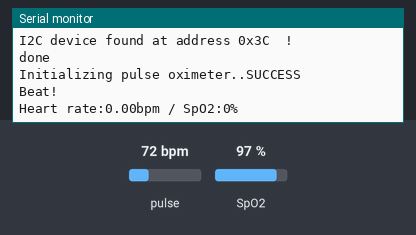
Bench run of a sketch on a simulated ESP32. Shown: the last lines printed to the serial monitor. Inputs (shaded band) come from the test bench; at power-on: pulse 72 bpm, SpO2 97 %.

Above: at 1.2 s.
1.3 s: pulse set to 42 bpm
At 2.7 s:
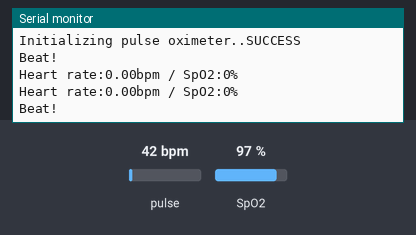
2.8 s: SpO2 set to 80 %
At 3.6 s:
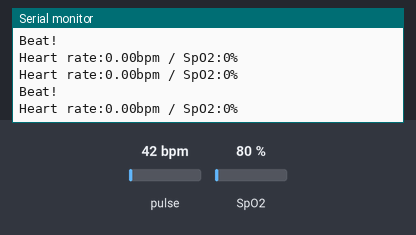
4.3 s: pulse set to 70 bpm
At 7.8 s:
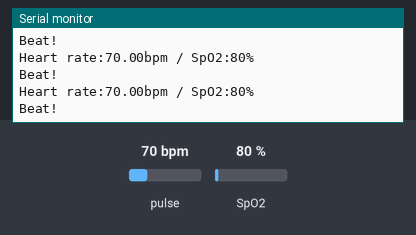
Timing chart, 0 to 9.3 s (numbered marks = the images above; inputs shaded):
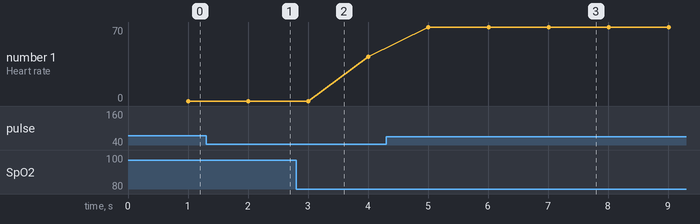

The sketch:

test_max30100.ino
```cpp
#include <Wire.h>
#include "MAX30100_PulseOximeter.h"

#define REPORTING_PERIOD_MS     1000

PulseOximeter pox;
uint32_t tsLastReport = 0;

void onBeatDetected() {
    Serial.println("Beat!");
}

void setup() {
    Serial.begin(115200);

    // --- I2C Scanner ---
    Wire.begin(21, 22); // SDA=21, SCL=22
    Serial.println("\nScanning I2C bus...");
    byte error, address;
    int nDevices = 0;
    for(address = 1; address < 127; address++ ) {
        Wire.beginTransmission(address);
        error = Wire.endTransmission();
        if (error == 0) {
            Serial.print("I2C device found at address 0x");
            if (address<16) Serial.print("0");
            Serial.print(address,HEX);
            Serial.println("  !");
            nDevices++;
        }
    }
    if (nDevices == 0)
        Serial.println("No I2C devices found\n");
    else
        Serial.println("done\n");
    // -------------------

    Serial.print("Initializing pulse oximeter..");

    // Initialize the PulseOximeter instance
    if (!pox.begin()) {
        Serial.println("FAILED");
        // for(;;); // Don't halt, let's see if loop runs anyway
    } else {
        Serial.println("SUCCESS");
    }

    // The default current for the IR LED is 50mA and it could be changed
    //   by uncommenting the following line. Check MAX30100_Registers.h for all the
    //   available options.
    // pox.setIRLedCurrent(MAX30100_LED_CURR_7_6MA);

    // Register a callback for the beat detection
    pox.setOnBeatDetectedCallback(onBeatDetected);
}

void loop() {
    // Make sure to call update as fast as possible
    pox.update();

    // Asynchronously dump heart rate and oxidation levels to the serial
    // For both, a value of 0 means "invalid"
    if (millis() - tsLastReport > REPORTING_PERIOD_MS) {
        Serial.print("Heart rate:");
        Serial.print(pox.getHeartRate());
        Serial.print("bpm / SpO2:");
        Serial.print(pox.getSpO2());
        Serial.println("%");

        tsLastReport = millis();
    }
}
```

Measured:
- after the input at 4.3 s, the serial monitor: prints a new line after 0.71 s (image 3)
- plotted number 1: 42 → 70 after the input at 4.3 s
